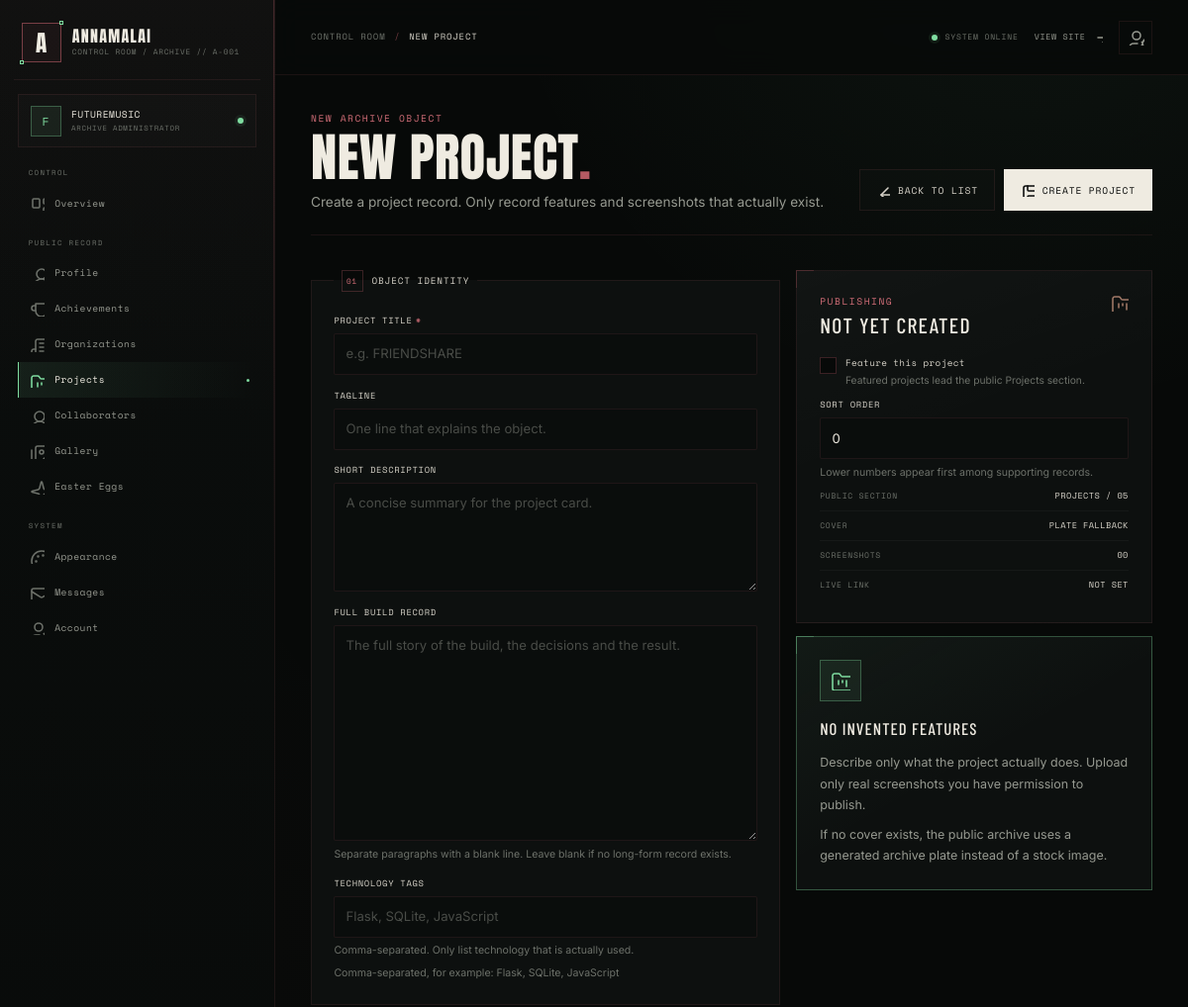
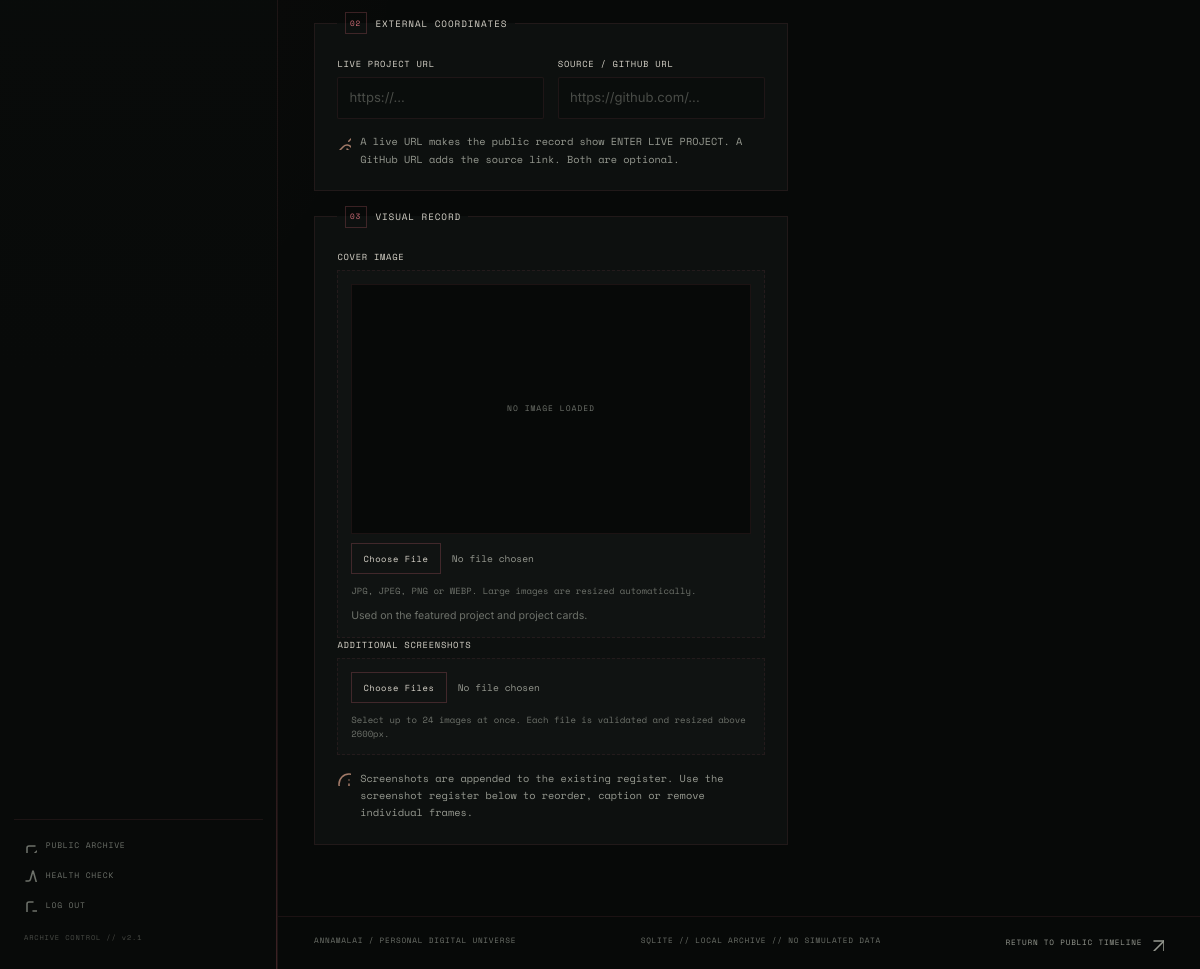
Screenshot of /admin/projects/new (signed in) with the database file from the repository (2 pictures, top to bottom).
### models.py (models this page shows, shortened)
class TimestampMixin:
    created_at = db.Column(db.DateTime(timezone=True), default=utcnow, nullable=False)
    updated_at = db.Column(
        db.DateTime(timezone=True), default=utcnow, onupdate=utcnow, nullable=False
    )

class SiteSettings(TimestampMixin, db.Model):
    __tablename__ = "site_settings"
    id = db.Column(db.Integer, primary_key=True)
    site_title = db.Column(db.String(120), nullable=False, default="ANNAMALAI")
    site_subtitle = db.Column(
        db.String(160), nullable=False, default="PERSONAL DIGITAL UNIVERSE"
    )
    archive_code = db.Column(db.String(60), nullable=False, default="ARCHIVE // A-001")
    meta_description = db.Column(
        db.Text,
        default="The personal digital universe of Annamalai — projects, achievements, teams, people and memories.",
    )
    hero_kicker = db.Column(
        db.String(180), nullable=False, default="PERSONAL ARCHIVE / TIMELINE A-001"
    )
    hero_line_1 = db.Column(
        db.String(180), nullable=False, default="EVERY TIMELINE HAS A STORY."
    )
    hero_line_2 = db.Column(db.String(180), nullable=False, default="THIS ONE IS MINE.")
    hero_description = db.Column(
        db.Text,
        default="Developer. Creator. Collaborator. Always building something beyond the ordinary.",
    )
    hero_background = db.Column(db.String(255), default="")
    about_heading = db.Column(db.String(180), nullable=False, default="MORE THAN JUST CODE.")
    about_note = db.Column(
        db.String(240), default="a living archive, not a finished story."
    )
    achievements_heading = db.Column(
        db.String(180), nullable=False, default="MARKS ON THE TIMELINE."
    )
    achievements_intro = db.Column(
        db.Text, default="Coordinates where effort became a result."
    )
    teams_heading = db.Column(
        db.String(220),
        nullable=False,
        default="THE PEOPLE AND TEAMS BEHIND THE WORK.",
    )
    teams_intro = db.Column(
        db.Text, default="Organizations, roles, and the shared work that shapes the archive."
    )
    projects_heading = db.Column(
        db.String(220), nullable=False, default="THINGS I BROUGHT INTO EXISTENCE."
    )
    projects_intro = db.Column(
        db.Text, default="A record of ideas that became real, and the work still in motion."
    )
    people_heading = db.Column(
        db.String(220), nullable=False, default="THE PEOPLE IN MY TIMELINE."
    )
    people_intro = db.Column(
        db.Text, default="Collaborators, builders, and the company that makes the work matter."
    )
    gallery_heading = db.Column(
        db.String(180), nullable=False, default="FRAGMENTS OF MEMORY."
    )
    gallery_intro = db.Column(
        db.Text, default="A visual archive of moments, milestones and the spaces between."
    )
    control_heading = db.Column(
        db.String(220), nullable=False, default="THE ARCHIVE CONTROL SYSTEM."
    )
    control_intro = db.Column(
        db.Text,
        default="A live interface into the records that power this universe. Every control is real.",
    )
    contact_heading = db.Column(
        db.String(180), nullable=False, default="SEND A SIGNAL."
    )
    contact_intro = db.Column(
        db.Text,
        default="Have a project, an idea, or a timeline worth crossing? The archive is listening.",
    )
    footer_note = db.Column(
        db.String(255),
        default="NOT JUST A PORTFOLIO. A TIMELINE OF EVERYTHING I AM BUILDING.",
    )
    footer_hint = db.Column(
        db.String(255), default="SOME RECORDS ARE HIDDEN. THE ARCHIVE REWARDS ATTENTION."
    )
    color_bg = db.Column(db.String(9), default="#080909")
    color_panel = db.Column(db.String(9), default="#0D100F")
    color_text = db.Column(db.String(9), default="#EEEAE0")
    color_muted = db.Column(db.String(9), default="#AAA99F")
    color_red = db.Column(db.String(9), default="#A84D56")
    color_copper = db.Column(db.String(9), default="#A27A68")
    color_green = db.Column(db.String(9), default="#397B5A")
    color_green_light = db.Column(db.String(9), default="#B1E7BE")
    color_highlight = db.Column(db.String(9), default="#D6A37E")
    show_about = db.Column(db.Boolean, default=True, nullable=False)
    show_achievements = db.Column(db.Boolean, default=True, nullable=False)
    show_teams = db.Column(db.Boolean, default=True, nullable=False)
    show_projects = db.Column(db.Boolean, default=True, nullable=False)
    show_people = db.Column(db.Boolean, default=True, nullable=False)
    show_gallery = db.Column(db.Boolean, default=True, nullable=False)
    show_control = db.Column(db.Boolean, default=True, nullable=False)
    show_contact = db.Column(db.Boolean, default=True, nullable=False)
    animations_enabled = db.Column(db.Boolean, default=True, nullable=False)
    grain_enabled = db.Column(db.Boolean, default=True, nullable=False)
    scanlines_enabled = db.Column(db.Boolean, default=True, nullable=False)
    @classmethod
    def load(cls) -> "SiteSettings":
        settings = db.session.query(cls).order_by(cls.id.asc()).first()
        if settings is None:
            settings = cls()
            db.session.add(settings)
            db.session.commit()
        return settings

class Admin(UserMixin, TimestampMixin, db.Model):
    __tablename__ = "admins"
    id = db.Column(db.Integer, primary_key=True)
    username = db.Column(db.String(40), unique=True, nullable=False, index=True)
    password_hash = db.Column(db.String(255), nullable=False)
    must_change_password = db.Column(db.Boolean, default=True, nullable=False)
    last_login_at = db.Column(db.DateTime(timezone=True))

### routes/admin.py (the view, shortened to what this page needs)
@admin_bp.route("/projects/new", methods=["GET", "POST"])
def project_new():
    form = ProjectForm()
    return render_template("admin/project_form.html", form=form, project=None)

### templates/admin/project_form.html (shortened to what this page needs)
{% extends "admin/base.html" %}
{% from "macros/ui.html" import icon %}
{% from "admin/_macros.html" import field, textarea, file_field, checkbox, form_feedback, confirm_form, move_form, move_down_form %}
{% block page_title %}{{ 'Edit Project' if project else 'New Project' }}{% endblock %}
{% block content %}
{% set screenshot_count = project.images|length if project else 0 %}
<header class="admin-page-head">
  <div>
    <span class="admin-kicker">{{ 'EDIT OBJECT / ' ~ project.id if project else 'NEW ARCHIVE OBJECT' }}</span>
    <h1>{{ 'EDIT PROJECT' if project else 'NEW PROJECT' }}<span aria-hidden="true">.</span></h1>
    <p>{{ 'Update this project record, its screenshots and its public links.' if project else 'Create a project record. Only record features and screenshots that actually exist.' }}</p>
  </div>
  <div class="admin-page-actions">
    <a class="admin-btn admin-btn--ghost" href="{{ url_for('admin.projects') }}">{{ icon('arrow-left') }}<span>BACK TO LIST</span></a>
    <button class="admin-btn admin-btn--primary" type="submit" form="project-form">{{ icon('save') }}<span>{{ 'SAVE CHANGES' if project else 'CREATE PROJECT' }}</span></button>
  </div>
</header>
<form id="project-form" class="admin-form-layout" method="post" enctype="multipart/form-data" novalidate>
  <div class="admin-form-main">
    <fieldset class="admin-fieldset">
      <legend><span>01</span> OBJECT IDENTITY</legend>
      <div class="admin-form-grid">
        {{ field(form.title, 'PROJECT TITLE', wide=True, placeholder='e.g. FRIENDSHARE') }}
        {{ field(form.tagline, 'TAGLINE', wide=True, placeholder='One line that explains the object.') }}
        {{ textarea(form.description, 'SHORT DESCRIPTION', wide=True, rows=4, placeholder='A concise summary for the project card.') }}
        {{ textarea(form.long_description, 'FULL BUILD RECORD', wide=True, rows=10, hint='Separate paragraphs with a blank line. Leave blank if no long-form record exists.', placeholder='The full story of the build, the decisions and the result.') }}
        {{ field(form.tech_stack, 'TECHNOLOGY TAGS', wide=True, hint='Comma-separated. Only list technology that is actually used.', placeholder='Flask, SQLite, JavaScript') }}
      </div>
    </fieldset>
    <fieldset class="admin-fieldset">
      <legend><span>02</span> EXTERNAL COORDINATES</legend>
      <div class="admin-form-grid">
        {{ field(form.external_url, 'LIVE PROJECT URL', placeholder='https://...') }}
        {{ field(form.github_url, 'SOURCE / GITHUB URL', placeholder='https://github.com/...') }}
      </div>
      <p class="admin-note">{{ icon('link') }} A live URL makes the public record show ENTER LIVE PROJECT. A GitHub URL adds the source link. Both are optional.</p>
    </fieldset>
    <fieldset class="admin-fieldset">
      <legend><span>03</span> VISUAL RECORD</legend>
      {{ file_field(form.cover_image, 'COVER IMAGE', hint='Used on the featured project and project cards.', current_url=url_for('main.uploaded_file', filename=project.cover_image) if project and project.cover_image else None) }}
      <div class="admin-field{% if form.images.errors %} has-error{% endif %}">
        <label for="{{ form.images.id }}">ADDITIONAL SCREENSHOTS</label>
        <div class="admin-upload">
          {{ form.images(class="admin-file-input", accept="image/jpeg,image/jpg,image/png,image/webp", multiple=True) }}
          <p class="admin-file-hint">Select up to {{ config.MAX_IMAGES_PER_UPLOAD }} images at once. Each file is validated and resized above 2600px.</p>
        </div>
      </div>
      <p class="admin-note">{{ icon('info') }} Screenshots are appended to the existing register. Use the screenshot register below to reorder, caption or remove individual frames.</p>
    </fieldset>
  </div>
  <aside class="admin-form-aside">
    <section class="admin-card admin-card--sticky">
      <header class="admin-card__head">
        <div>
          <span class="admin-kicker">PUBLISHING</span>
          <h2>{{ 'LIVE OBJECT' if project else 'NOT YET CREATED' }}</h2>
        </div>
        {{ icon('folder-kanban') }}
      </header>
      <div class="admin-checkbox-stack">
        {{ checkbox(form.featured, 'Featured projects lead the public Projects section.') }}
      </div>
      {{ field(form.sort_order, 'SORT ORDER', hint='Lower numbers appear first among supporting records.', placeholder='0') }}
      <dl class="admin-vitals">
        <div><dt>PUBLIC SECTION</dt><dd>PROJECTS / 05</dd></div>
        <div><dt>COVER</dt><dd>{{ 'ATTACHED' if project and project.cover_image else 'PLATE FALLBACK' }}</dd></div>
        <div><dt>SCREENSHOTS</dt><dd>{{ "%02d"|format(screenshot_count) }}</dd></div>
        <div><dt>LIVE LINK</dt><dd>{{ 'CONFIGURED' if project and project.external_url else 'NOT SET' }}</dd></div>
      </dl>
    </section>
    <section class="admin-card admin-card--help">
      <span class="admin-card__icon">{{ icon('folder-kanban') }}</span>
      <h2>NO INVENTED FEATURES</h2>
      <p>Describe only what the project actually does. Upload only real screenshots you have permission to publish.</p>
      <p>If no cover exists, the public archive uses a generated archive plate instead of a stock image.</p>
    </section>
  </aside>
</form>
{% endblock %}

### templates/admin/base.html (shortened to what this page needs)
{% from "macros/ui.html" import icon %}
{% macro nav_link(endpoint, label, icon_name, prefix=None, extra=None, badge=None) -%}
  {% set current = request.endpoint or '' %}
  {% set active = current == endpoint or (prefix is not none and current.startswith(prefix)) or (extra is not none and current == extra) %}
  <a href="{{ url_for(endpoint) }}" class="admin-nav__link{% if active %} is-active{% endif %}" {% if active %}aria-current="page"{% endif %}>
    {{ icon(icon_name) }}
    <span>{{ label }}</span>
  </a>
{%- endmacro %}
<!doctype html>
<html lang="en">
<head>
  <link rel="stylesheet" href="{{ url_for('static', filename='fonts/fonts.css') }}">
  <link rel="stylesheet" href="{{ url_for('static', filename='css/admin.css') }}">
</head>
<body class="admin-body">
  <div class="admin-shell">
    <aside class="admin-sidebar" id="admin-sidebar" aria-label="Control room navigation">
      <div class="admin-brand">
        <span class="admin-brand__sigil" aria-hidden="true"><b>A</b><i></i><i></i></span>
        <div class="admin-brand__copy">
          <strong>{{ site.site_title }}</strong>
          <span>CONTROL ROOM / {{ site.archive_code }}</span>
        </div>
      </div>
      <div class="admin-identity">
        <span class="admin-identity__initial" aria-hidden="true">{{ (current_admin.username[:1] if current_admin else 'A')|upper }}</span>
        <div>
          <strong>{{ current_admin.username if current_admin else 'ADMINISTRATOR' }}</strong>
          <span>ARCHIVE ADMINISTRATOR</span>
        </div>
        <span class="admin-live-dot" title="Session active" aria-label="Session active"></span>
      </div>
      <nav class="admin-nav">
        <span class="admin-nav__group">CONTROL</span>
        {{ nav_link('admin.dashboard', 'Overview', 'layout-dashboard') }}
        <span class="admin-nav__group">PUBLIC RECORD</span>
        {{ nav_link('admin.profile', 'Profile', 'user-round') }}
        {{ nav_link('admin.achievements', 'Achievements', 'trophy', prefix='admin.achievement') }}
        {{ nav_link('admin.organizations', 'Organizations', 'building-2', prefix='admin.organization') }}
        {{ nav_link('admin.projects', 'Projects', 'folder-kanban', prefix='admin.project') }}
        {{ nav_link('admin.collaborators', 'Collaborators', 'users-round', prefix='admin.collaborator') }}
        {{ nav_link('admin.gallery', 'Gallery', 'images', prefix='admin.gallery') }}
        {{ nav_link('admin.easter_eggs', 'Easter Eggs', 'sparkles', prefix='admin.easter_egg') }}
        <span class="admin-nav__group">SYSTEM</span>
        {{ nav_link('admin.appearance', 'Appearance', 'palette') }}
        {{ nav_link('admin.messages', 'Messages', 'mail', prefix='admin.message', badge=unread_count if unread_count else None) }}
        {{ nav_link('admin.account', 'Account', 'user-cog', extra='admin.change_password') }}
      </nav>
      <div class="admin-sidebar__foot">
        <a href="{{ url_for('main.index') }}" target="_blank" rel="noopener" class="admin-sidebar__link">{{ icon('external-link') }} PUBLIC ARCHIVE</a>
        <a href="{{ url_for('main.healthz') }}" target="_blank" rel="noopener" class="admin-sidebar__link">{{ icon('activity') }} HEALTH CHECK</a>
        <form action="{{ url_for('admin.logout') }}" method="post" class="admin-inline-form">
          <button type="submit" class="admin-sidebar__link admin-sidebar__link--logout">{{ icon('log-out') }} LOG OUT</button>
        </form>
        <span class="admin-sidebar__version">ARCHIVE CONTROL // v2.1</span>
      </div>
    </aside>
    <div class="admin-main">
      <header class="admin-topbar">
        <div class="admin-topbar__left">
          <div class="admin-breadcrumb">
            <span>CONTROL ROOM</span>
            <i aria-hidden="true">/</i>
            <strong>{% block page_title %}Overview{% endblock %}</strong>
          </div>
        </div>
        <div class="admin-topbar__right">
          <span class="admin-system"><i class="admin-live-dot" aria-hidden="true"></i> SYSTEM ONLINE</span>
          <a href="{{ url_for('main.index') }}" target="_blank" rel="noopener" class="admin-topbar__link">VIEW SITE {{ icon('arrow-up-right') }}</a>
          <a href="{{ url_for('admin.account') }}" class="admin-topbar__account" aria-label="Account settings" title="Account settings">{{ icon('user-cog') }}</a>
        </div>
      </header>
      <main class="admin-content" id="admin-content">
        {% block content %}{% endblock %}
      </main>
      <footer class="admin-footer">
        <span>ANNAMALAI / PERSONAL DIGITAL UNIVERSE</span>
        <span>SQLITE // LOCAL ARCHIVE // NO SIMULATED DATA</span>
        <a href="{{ url_for('main.index') }}">RETURN TO PUBLIC TIMELINE {{ icon('arrow-up-right') }}</a>
      </footer>
    </div>
  </div>
</body>
</html>

### rows the page displays
SiteSettings: site_title "ANNAMALAI", archive_code "ARCHIVE // A-001"
Admin: username "F", username "FUTUREMUSIC"

### other values shown
{{ label }} "Overview Profile Achievements Organizations Projects Collaborators Gallery Easter Eggs Appearance Messages Account"
{{ 'Edit Project' if project else 'New Project' }} "NEW PROJECT"
{{ 'EDIT OBJECT / ' ~ project.id if project else 'NEW ARCHIVE OBJECT' }} "NEW ARCHIVE OBJECT"
{{ 'EDIT PROJECT' if project else 'NEW PROJECT' }} "NEW PROJECT"
{{ 'SAVE CHANGES' if project else 'CREATE PROJECT' }} "CREATE PROJECT"
{{ label or field.label.text }} "PROJECT TITLE TAGLINE TECHNOLOGY TAGS LIVE PROJECT URL SOURCE / GITHUB URL SORT ORDER"
{{ label or field.label.text }} "SHORT DESCRIPTION FULL BUILD RECORD"
{{ hint }} "Separate paragraphs with a blank line. Leave blank if no long-form record exists."
{{ hint }} "Comma-separated. Only list technology that is actually used. Lower numbers appear first among supporting records."
{{ field.description }} "Comma-separated, for example: Flask, SQLite, JavaScript"
{{ label or field.label.text }} "COVER IMAGE"
{{ hint }} "Used on the featured project and project cards."
{{ config.MAX_IMAGES_PER_UPLOAD }} "24"
{{ 'LIVE OBJECT' if project else 'NOT YET CREATED' }} "NOT YET CREATED"
{{ field.label.text }} "Feature this project"
